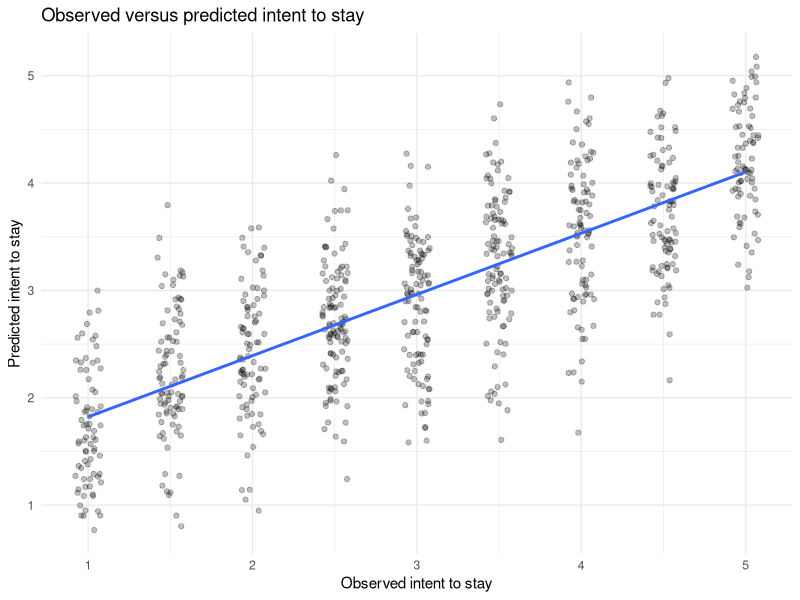

This chart was generated by the following R code:
# ============================================================
# Employee Listening and Organizational Health Analytics
# Script: 06_predictive_modeling.R
# 
# Purpose:
# Develop and evaluate predictive models of employee intent to
# stay using validated employee-experience measures and relevant
# organizational characteristics.
# 
# This script uses the validated survey response dataset produced
# in Script 04 and analytical measures examined in Scripts 04 and 05.
# 
# Key analyses:
# - Predictive modeling of intent to stay
# - Model performance evaluation
# - Prediction diagnostics
# - Interpretation of important predictors
# 
# Input:
#   data/processed/survey_responses.xlsx
#   
# Output:
#   Predictive modeling objects and results used for downstream
#   reporting.
#   
# Notes:
#   Survey responses are synthetic and do not represent real
#   employees or organizations.
# ============================================================

# 1. Load packages ------------------------------------------------

library(tidyverse)
library(readxl)

# 2. Load validated survey response data --------------------------

survey_responses = read_xlsx("data/processed/survey_responses.xlsx")

# 3. Inspect ------------------------------------------------------

dim(survey_responses)

names(survey_responses)

# 4. Define modeling variables -----------------------------------

construct_names = c(
  "engagement",
  "manager_effectiveness",
  "psychological_safety",
  "growth_development",
  "workload_sustainability",
  "belonging"
)

outcome_name = "intent_to_stay"

organizational_predictors = c(
  "business_unit",
  "department",
  "job_level",
  "manager_status",
  "work_arrangement",
  "tenure_years"
)

stopifnot(
  "Outcome variable is missing." = 
    outcome_name %in% names(survey_responses),
  
  "Some employee-experience predictors are missing." = 
    all(
      construct_names %in% names(survey_responses)
    ),
  
  "Some organizational predictors are missing." = 
    all(
      organizational_predictors %in% names(survey_responses)
    )
)

# 5. Define the modeling population --------------------------------

modeling_data = survey_responses %>%
  filter(
    usable_response == TRUE,
    !is.na(intent_to_stay)
  )

# Inspect the modeling population

dim(modeling_data)

modeling_data %>%
  summarise(
    modeling_n = n(),
    mean_intent_to_stay = mean(
      intent_to_stay,
      na.rm = TRUE
    ),
    sd_intent_to_stay = sd(
      intent_to_stay,
      na.rm = TRUE
    )
  )

# Verify the population definition

stopifnot(
  "Modeling dataset contains unusable survey responses." = 
    all(
      modeling_data$usable_response == TRUE
    ),
  
  "Modeling dataset contains missing intent-to-stay outcomes." = 
    all(
      !is.na(modeling_data$intent_to_stay)
    )
)

# 6. Create reproducible train-test split -------------------------
# 80/20 train-test split

set.seed(123)

train_indices = sample(
  seq_len(nrow(modeling_data)),
  size = floor(0.80 * nrow(modeling_data))
)

training_data = modeling_data[train_indices,]

testing_data = modeling_data[-train_indices,]

dim(training_data)

dim(testing_data)

# Verify the split

stopifnot(
  "Training and testing datasets overlap." = 
    length(
      intersect(
        train_indices,
        setdiff(seq_len(nrow(modeling_data)), train_indices)
      )
    ) == 0,
  
  "Training and testing datasets do not contain all modeling observations." = 
    nrow(training_data) + nrow(testing_data) == nrow(modeling_data)
)

# 7. Fit baseline intent-to-stay model ----------------------------
# Fit predictive model using the six employee-experience constructs only.

baseline_model = lm(
  intent_to_stay ~
    engagement +
    manager_effectiveness +
    psychological_safety +
    growth_development +
    workload_sustainability +
    belonging,
  data = training_data
)

summary(baseline_model)

# 8. Generate test-set predictions -------------------------------
# Predict on the held-out test set (the 20%)

testing_data = testing_data %>%
  mutate(
    predicted_intent_to_stay = predict(
      baseline_model,
      newdata = testing_data
    )
  )

head(
  testing_data %>%
    select(
      intent_to_stay,
      predicted_intent_to_stay
    )
)

# 9. Evaluate baseline model on the test set ----------------------
# RMSE, MAE, test-set R^2 using only the held-out data

test_actual = testing_data$intent_to_stay
test_predicted = testing_data$predicted_intent_to_stay

test_rmse = sqrt(
  mean(
    (test_actual - test_predicted)^2
  )
)

test_mae = mean(
  abs(
    test_actual - test_predicted
  )
)

test_r_squared = 1 - 
  sum(
    (test_actual - test_predicted)^2
  ) / 
  sum(
    (test_actual - mean(test_actual))^2
  )

baseline_test_performance = tibble(
  metric = c(
    "R-squared",
    "RMSE",
    "MAE"
  ),
  value = c(
    test_r_squared,
    test_rmse,
    test_mae
  )
)

baseline_test_performance

# 10. Compare training and test performance ----------------------

training_predictions = predict(
  baseline_model,
  newdata = training_data
)

training_rmse = sqrt(
  mean(
    (training_data$intent_to_stay - training_predictions)^2
  )
)

training_mae = mean(
  abs(
    training_data$intent_to_stay - training_predictions
  )
)

training_r_squared = summary(
  baseline_model
)$r.squared

baseline_performance_comparison = tibble(
  dataset = c(
    "Training",
    "Testing"
  ),
  r_squared = c(
    training_r_squared,
    test_r_squared
  ),
  rmse = c(
    training_rmse,
    test_rmse
  ),
  mae = c(
    training_mae,
    test_mae
  )
)

baseline_performance_comparison

# 11. Observed versus predicted intent to stay -------------------
# Do higher observed intent-to-stay scores generally correspond to
# higher predicted scores.

ggplot(
  testing_data,
  aes(
    x = intent_to_stay,
    y = predicted_intent_to_stay
  )
) +
  geom_jitter(
    width = 0.08,
    height = 0.08,
    alpha = 0.25
  ) +
  geom_smooth(
    method = "lm",
    se = FALSE
  ) +
  labs(
    title = "Observed versus predicted intent to stay",
    x = "Observed intent to stay",
    y = "Predicted intent to stay"
  ) +
  theme_minimal()

# 12. Prediction error by observed intent-to-stay scores -----------
# Does the model systematically under- or over-predict at different
# levels of intent to stay?

prediction_error = testing_data %>%
  mutate(
    prediction_error = 
      predicted_intent_to_stay - intent_to_stay
  ) %>%
  group_by(
    intent_to_stay
  ) %>%
  summarise(
    n = n(),
    mean_prediction_error = mean(
      prediction_error
    ),
    mean_absolute_error = mean(
      abs(prediction_error)
    ),
    .groups = "drop"
  )

prediction_error

# 13. Expanded intent-to-stay model -------------------------------
# Does adding employee characteristics: job level, manager status, 
# work arrangement, and tenure provide additional predictive information?

expanded_model = lm(
  intent_to_stay ~
    engagement +
    manager_effectiveness +
    psychological_safety +
    growth_development +
    workload_sustainability +
    belonging +
    job_level +
    manager_status +
    work_arrangement +
    tenure_years,
  data = training_data
)

summary(expanded_model)

# 14. Test incremental contribution of organizational characteristics
# Does adding the four variables as a group produce a statistically 
# significant improvement in model fit?

model_comparison = anova(
  baseline_model,
  expanded_model
)

model_comparison
 
# 15. Select final predictive model -------------------------------

final_intent_model = baseline_model

final_intent_model_performance = baseline_test_performance

summary(final_intent_model)

# 16. Generate final model predictions ----------------------------

testing_data = testing_data %>%
  mutate(
    final_predicted_intent_to_stay = predict(
      final_intent_model,
      newdata = testing_data
    )
  )

# Verify that predictions were generated for every test observation

stopifnot(
  "Final model did not generate predictions for all test observations." = 
    nrow(testing_data) == 
    sum(!is.na(testing_data$final_predicted_intent_to_stay))
)

# 17. Final model coefficients -----------------------------------

final_model_coefficients = broom::tidy(
  final_intent_model
) %>%
  select(
    term,
    estimate,
    std.error,
    statistic,
    p.value
  )

final_model_coefficients

# 18. Confidence intervals for final model coefficients -----------

final_model_coefficients_ci = broom::tidy(
  final_intent_model,
  conf.int = TRUE
) %>%
  select(
    term,
    estimate,
    conf.low,
    conf.high,
    std.error,
    p.value
  )

final_model_coefficients_ci

# 19. Final predictive model summary ------------------------------

final_model_summary = tibble(
  metric = c(
    "Training R-squared",
    "Testing R-squared",
    "Testing RMSE",
    "Testing MAE"
  ),
  value = c(
    summary(final_intent_model)$r.squared,
    final_intent_model_performance$value[
      final_intent_model_performance$metric == "R-squared"
    ],
    final_intent_model_performance$value[
      final_intent_model_performance$metric == "RMSE"
    ],
    final_intent_model_performance$value[
      final_intent_model_performance$metric == "MAE"
    ]
  )
)

final_model_summary

# 20. Final Script 06 validation ---------------------------------

stopifnot(
  "Final model is missing." =
    exists("final_intent_model"),
  
  "Final model coefficient table is missing." =
    exists("final_model_coefficients_ci"),
  
  "Final model summary is missing." =
    exists("final_model_summary"),
  
  "Final test R-squared is outside the valid range." =
    final_model_summary$value[
      final_model_summary$metric == "Testing R-squared"
    ] >= 0 &
    final_model_summary$value[
      final_model_summary$metric == "Testing R-squared"
    ] <= 1,
  
  "Final test RMSE is negative." =
    final_model_summary$value[
      final_model_summary$metric == "Testing RMSE"
    ] >= 0,
  
  "Final test MAE is negative." =
    final_model_summary$value[
      final_model_summary$metric == "Testing MAE"
    ] >= 0
)

# 21. Script 06 completion note -----------------------------------
# 
# Script 06 developed and evaluated a predicitve model of
# employee intent to stay.
# 
# The analysis included:
# - Reproducible training/testing split
# - Baseline employee-experience model
# - Held-out test-set evaluation
# - Prediction-error assessment
# - Expanded model including organizational characteristics
# - Nested model comparison
# - Selection of the final predictive model
# - Final model coefficients and confidence intervals
# 
# The final model uses the six employee-experience constructs.
# Adding job level, manager status, work arrangement, and tenure
# did not significantly improve model fit.
# 
# Results are based on synthetic survey data and should be
# interpreted as associations and predictive performance within
# the simulated dataset, not as causal evidence or estimates
# of real employee behavior.
